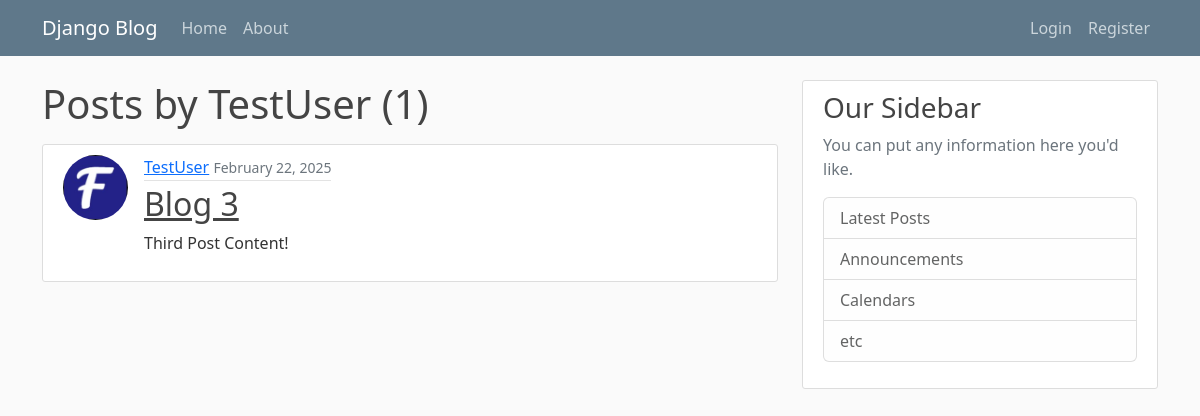
The page /user/TestUser on the database as committed earlier.
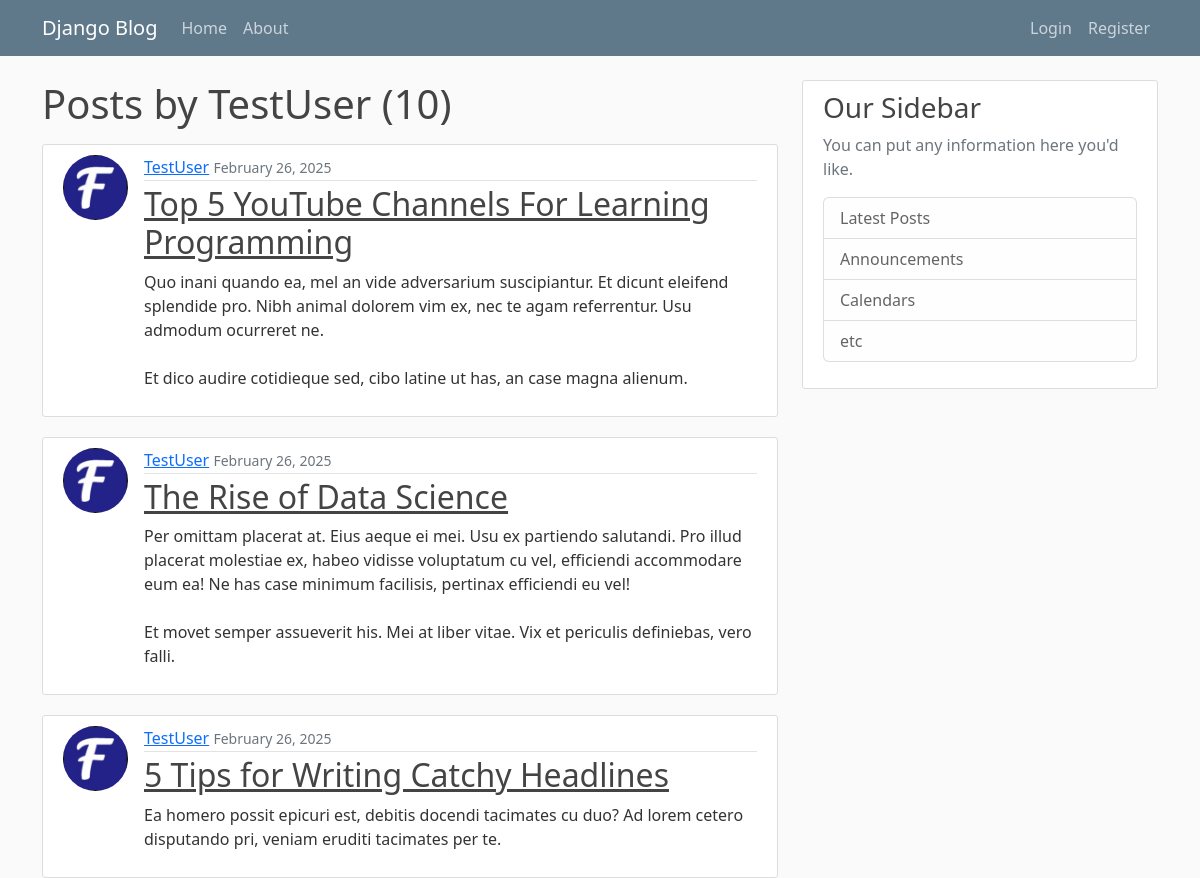
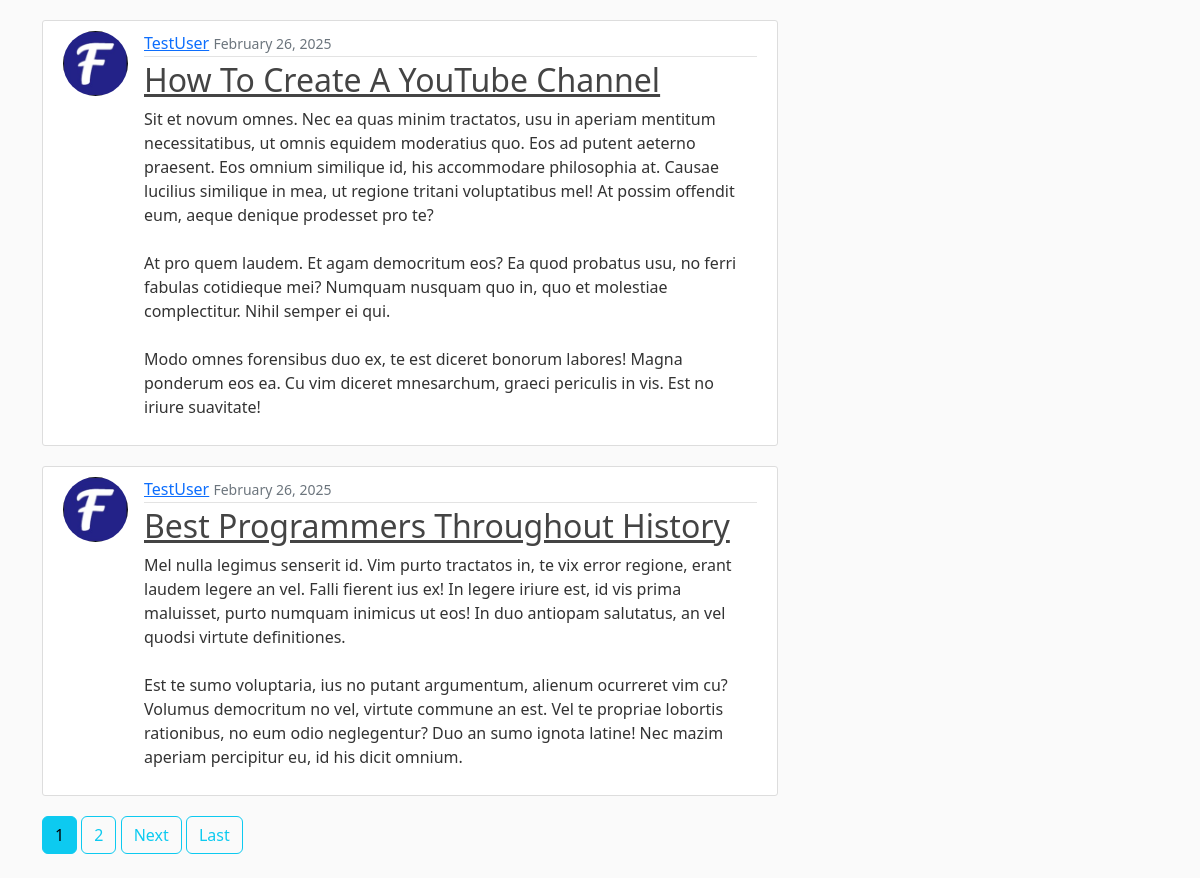
The same page on the database as committed later (2 pictures, top to bottom).
### blog/models.py (models this page shows, shortened)
class Post(models.Model):
    title = models.CharField(max_length=100)
    content = models.TextField()
    date_posted = models.DateTimeField(default=timezone.now)
    author = models.ForeignKey(User, on_delete=models.CASCADE)

### users/models.py (models this page shows, shortened)
class Profile(models.Model):
    user = models.OneToOneField(User, on_delete=models.CASCADE)
    image = models.ImageField(default='main.jpg', upload_to='profile_pics')

### blog/views.py (the view)
# urls.py: path('user/<str:username>', UserPostListView.as_view(), name='user-posts'),
class UserPostListView(ListView):
    model = Post
    template_name = 'blog/user_posts.html'
    context_object_name = 'posts'
    paginate_by = 5
    def get_queryset(self):
        user = get_object_or_404(User, username=self.kwargs.get('username'))
        return Post.objects.filter(author=user).order_by('-date_posted')

### blog/templates/blog/user_posts.html (shortened to what this page needs)
{% extends "blog/base.html" %}
{% block content %}
    <h1 class="mb-3">Posts by {{ view.kwargs.username }} ({{ page_obj.paginator.count }})</h1>
    {% for post in posts %}
    <article class="media content-section">
      <div class="d-flex align-items-start">
        <img class="rounded-circle me-3 article-img" src="{{ post.author.profile.image.url }}" alt="">
          <div class="media-body">
            <div class="article-metadata">
              <a class="mr-2" href="{% url 'user-posts' post.author.username %}">{{ post.author }}</a>
              <small class="text-muted">{{ post.date_posted|date:"F d, Y" }}</small>
            </div>
            <h2><a class="article-title" href="{% url 'post-detail' post.id %}">{{ post.title }}</a></h2>
            <p class="article-content">{{ post.content }}</p>
          </div>
      </div>
      </article>
    {% endfor %}
    {% if is_paginated %}
      {% for num in page_obj.paginator.page_range %}
        {% if page_obj.number == num %}
          <a class="btn btn-info mb-4" href="?page={{ num }}">{{ num }}</a>
        {% elif num > page_obj.number|add:'-3' and num < page_obj.number|add:'3' %}
          <a class="btn btn-outline-info mb-4" href="?page={{ num }}">{{ num }}</a>
        {% endif %}
      {% endfor %}
      {% if page_obj.has_next %}
        <a class="btn btn-outline-info mb-4" href="?page={{ page_obj.next_page_number }}">Next</a>
        <a class="btn btn-outline-info mb-4" href="?page={{ page_obj.paginator.num_pages }}">Last</a>
      {% endif %}
    {% endif %}
{% endblock content %}

### blog/templates/blog/base.html (shortened to what this page needs)
{% load static %}
<!DOCTYPE html>
<html lang="en">
<head>
    <link href="https://cdn.jsdelivr.net/npm/bootstrap@5.2.3/dist/css/bootstrap.min.css" rel="stylesheet">
    <link rel="stylesheet" type="text/css" href="{% static 'blog/main.css' %}">
</head>
<body>
    <header class="site-header">
        <nav class="navbar navbar-expand-md navbar-dark bg-steel fixed-top">
          <div class="container">
            <a class="navbar-brand mr-4" href="{% url 'blog-home' %}">Django Blog</a>
            <div class="collapse navbar-collapse" id="navbarToggle">
              <div class="navbar-nav mr-auto">
                <a class="nav-item nav-link" href="{% url 'blog-home' %}">Home</a>
                <a class="nav-item nav-link" href="{% url 'blog-about' %}">About</a>
              </div>
              <div class="navbar-nav ms-auto">
                {% if user.is_authenticated %}
                <a href="{% url 'create-post' %}" class="nav-item nav-link">New Post</a>
                <a href="{% url 'profile' %}" class="nav-item nav-link">Profile</a>
                <a class="nav-item nav-link" href="#" onclick="document.getElementById('logout-form').submit();">Logout</a>
                <form id="logout-form" action="{% url 'logout' %}" method="post" style="display: none;">
                    {% csrf_token %}
                </form>
                {% else %}
                <a class="nav-item nav-link" href="{% url 'login' %}">Login</a>
                <a class="nav-item nav-link" href="{% url 'register' %}">Register</a>
                {% endif %}
              </div>
            </div>
          </div>
        </nav>
      </header>
      <main role="main" class="container">
        <div class="row">
          <div class="col-md-8">
            {% block content %}{% endblock %}
          </div>
          <div class="col-md-4">
            <div class="content-section">
              <h3>Our Sidebar</h3>
              <p class='text-muted'>You can put any information here you'd like.
                <ul class="list-group">
                  <li class="list-group-item list-group-item-light">Latest Posts</li>
                  <li class="list-group-item list-group-item-light">Announcements</li>
                  <li class="list-group-item list-group-item-light">Calendars</li>
                  <li class="list-group-item list-group-item-light">etc</li>
                </ul>
              </p>
            </div>
          </div>
        </div>
      </main>
</body>
</html>

### blog/static/blog/main.css (style rules this page uses)
body { background: #fafafa; color: #333333; margin-top: 5rem; }
h1, h2, h3, h4, h5, h6 { color: #444444; }
ul { margin: 0; }
.bg-steel { background-color: #5f788a; }
.site-header .navbar-nav .nav-link { color: #cbd5db; }
.content-section { background: #ffffff; padding: 10px 20px; border: 1px solid #dddddd; border-radius: 3px; margin-bottom: 20px; }
.article-title { color: #444444; }
.article-content { white-space: pre-line; }
.article-img { height: 65px; width: 65px; margin-right: 16px; }
.article-metadata { padding-bottom: 1px; margin-bottom: 4px; border-bottom: 1px solid #e3e3e3 }

Rows that differ between the two databases and show on the page:
no longer on this page (row unchanged): Post: author.profile.image (picture), author "TestUser", date_posted "February 22, 2025", title "Blog 3", content "Third Post Content!"
added Post: author.profile.image (picture), author "TestUser", date_posted "February 26, 2025", title "Top 5 YouTube Channels For Learning Programming", content "Quo inani quando ea, mel an vide adversarium suscipiantur. Et dicunt eleifend splendide pro. Nibh animal dolorem vim ex, nec te agam referrentur. Usu admodum ocurreret ne. Et dico audire cotidieque sed, cibo latine ut has, an case magna alienum."
added Post: author.profile.image (picture), author "TestUser", date_posted "February 26, 2025", title "The Rise of Data Science", content "Per omittam placerat at. Eius aeque ei mei. Usu ex partiendo salutandi. Pro illud placerat molestiae ex, habeo vidisse voluptatum cu vel, efficiendi accommodare eum ea! Ne has case minimum facilisis, pertinax efficiendi eu vel! Et movet semper assueverit his. Mei at liber vitae. Vix et periculis definiebas, vero falli."
added Post: author.profile.image (picture), author "TestUser", date_posted "February 26, 2025", title "5 Tips for Writing Catchy Headlines", content "Ea homero possit epicuri est, debitis docendi tacimates cu duo? Ad lorem cetero disputando pri, veniam eruditi tacimates per te."
added Post: author.profile.image (picture), author "TestUser", date_posted "February 26, 2025", title "How To Create A YouTube Channel", content "Sit et novum omnes. Nec ea quas minim tractatos, usu in aperiam mentitum necessitatibus, ut omnis equidem moderatius quo. Eos ad putent aeterno praesent. Eos omnium similique id, his accommodare philosophia at. Causae lucilius similique in mea, ut regione tritani voluptatibus mel! At possim offendit eum, aeque denique prodesset pro te? At pro quem laudem. Et agam democritum eos? Ea quod probatus usu, no ferri fabulas cotidieque mei? Numquam nusquam quo in, quo et molestiae complectitur. Nihil semper ei qui. Modo omnes forensibus duo ex, te est diceret bonorum labores! Magna ponderum eos ea. Cu vim diceret mnesarchum, graeci periculis in vis. Est no iriure suavitate!"
added Post: author.profile.image (picture), author "TestUser", date_posted "February 26, 2025", title "Best Programmers Throughout History", content "Mel nulla legimus senserit id. Vim purto tractatos in, te vix error regione, erant laudem legere an vel. Falli fierent ius ex! In legere iriure est, id vis prima maluisset, purto numquam inimicus ut eos! In duo antiopam salutatus, an vel quodsi virtute definitiones. Est te sumo voluptaria, ius no putant argumentum, alienum ocurreret vim cu? Volumus democritum no vel, virtute commune an est. Vel te propriae lobortis rationibus, no eum odio neglegentur? Duo an sumo ignota latine! Nec mazim aperiam percipitur eu, id his dicit omnium."
Other text that changed with them:
{{ page_obj.paginator.count }}: "1" → "10"
new list line: "1"
new list line: "2"
text now shown: "Next Last"
